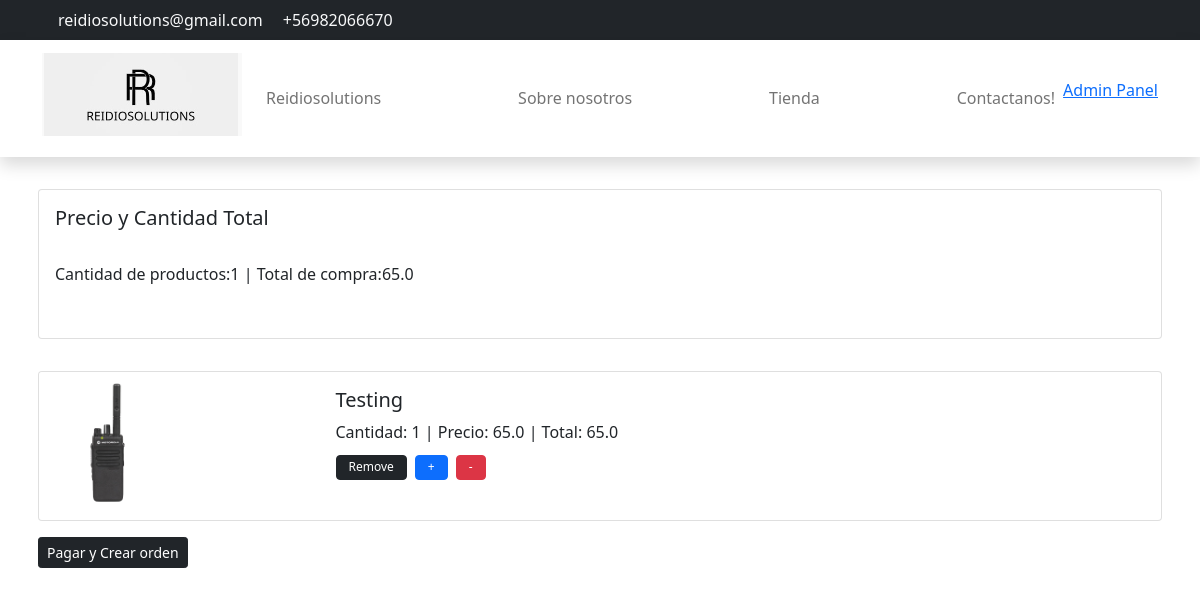
/cart/carrito/ (signed in), run on an earlier commit of the app's database.
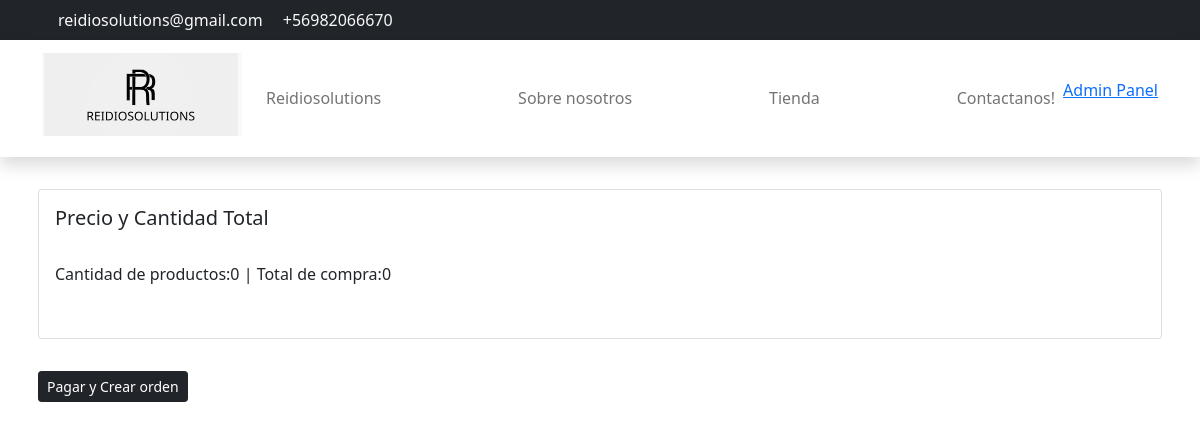
And on a later commit of the database.
### cart/models.py (models this page shows, shortened)
class CartItems(models.Model):
    CartItemsID = models.AutoField(primary_key=True, verbose_name='XID')
    Cart = models.ForeignKey(
        Carrito,
        to_field='CartID',
        related_name='Carrito',
        on_delete=models.CASCADE
    )
    Item = models.ForeignKey(
        Producto,
        to_field='ProductID',
        related_name='Items',
        on_delete= models.CASCADE,
    )
    Cantidad = models.PositiveIntegerField(validators=[MinValueValidator(1)], default=1)
    fechaAgregado = models.DateTimeField(auto_now_add=True)
    @property
    def Total(self):
        total = self.Item.Precio * self.Cantidad
        return total

### Core/models.py (models this page shows, shortened)
class Producto(models.Model):
    TipoProd= [
        ("RADIO MOVIL","Movil"),
        ("RADIO PORTATIL","Portatil"),
        ("RADIO APX","APX")
    ]
    CodigosProd= [
        ("PR7","R7"),
        ("PR2","R2"),
        ("PR5","DEP550"),
        ('PR3', 'EP350'),
        ('M8e', '8500e'),
        ('M5e', '5000e'),
        ('M8', 'DGM8000'),
        ('M5', 'DEM500'),
        ('APX0', 'APX'),
        ('APX2', 'APX'),
        ('APX1', 'APX'),
    ]
    ProductID = models.AutoField(primary_key=True, verbose_name='ProductID')
    Creado_por = models.ForeignKey(
        settings.AUTH_USER_MODEL,
        on_delete=models.CASCADE,
    )
    Nombre = models.CharField(verbose_name="Nombre del producto", max_length=60)
    Cantidad = models.SmallIntegerField(verbose_name="Cantidad de producto", validators=[MinValueValidator(1)])
    Codigos= models.ForeignKey(
        CodigosProductos,
        to_field='ProductoCodigo',
        related_name='ProductCodigo',
        on_delete=models.CASCADE,
    )
    Tipo = models.ForeignKey(
        TipoProductos,
        to_field='TipoProducto',
        related_name='ProductTipo',
        on_delete=models.CASCADE,
    )
    Marca = models.CharField(verbose_name="Marca del producto", max_length=60)
    Imagen = models.ImageField(null=True, blank=True, upload_to="imagenes/")
    pdf_file = models.FileField(
        upload_to='productos/excel/', null=True, blank=True,
        verbose_name="Archivo Excel"
    )
    Precio = models.FloatField(verbose_name='Precio', null=False)
    Creado_el = models.DateTimeField(verbose_name='Fecha de creacion', auto_now_add=True)
    Modificado_el = models.DateTimeField(verbose_name='Fecha de Modificacion', auto_now_add=True)

### cart/views.py (the view)
# urls.py: path('carrito/', views.carrito, name='carrito'),
def carrito(request):
    if request.user.is_authenticated:
        cliente = request.user
        carrito, creado = Carrito.objects.get_or_create(UserCart=cliente, Completado=False)
        items = carrito.Carrito.all()
        total = carrito.PrecioTotal()
        cantidad = carrito.CantidadTotal()
    else:
        items = []
        total = 0
        cantidad = 0
    context = {'items':items, 'total':total, 'cantidad':cantidad}
    return render(request, 'carrito.html', context)

### cart/models.py (called while the page is built)
    def PrecioTotal(self):
        cart_Items = self.Carrito.all()
        TotalPrice = sum(item.Total for item in cart_Items)
        return TotalPrice

    def CantidadTotal(self):
        cart_Items = self.Carrito.all()
        TotalPrice = sum(item.Cantidad for item in cart_Items)
        return TotalPrice

### cart/templates/carrito.html (shortened to what the changed rows need)
{% load static %}
<!DOCTYPE html>
<html lang="en">
<head>
    <link href="https://cdn.jsdelivr.net/npm/bootstrap@5.0.2/dist/css/bootstrap.min.css" rel="stylesheet"
>
    <link rel="stylesheet" href="{% static 'css/carrito.css' %}">
</head>
<body>
    <div class=" container mt-4 p-2">
        <div class="card">
            <div class="card-body">
                <h5>Precio y Cantidad Total</h5>
                <br>
                Cantidad de productos:{{cantidad}}&nbsp;|&nbsp;Total de compra:{{total}}
            </div>
        </div>
    </div>
    <div class="container mt-3 p-2">
        {% for A in items%}
        <div class="card mb-3">
            <div class="row g-0">
                <div class="col-md-3">
                    {% if A.Item.Imagen %}
                    <img src="{{ A.Item.Imagen.url }}" class="img-fluid rounded-start" alt="..."
                        style="max-width: 150px; max-height: 140px;">
                    {%else%}
                    <img src="" alt="...">
                    {%endif%}
                </div>
                <div class="col-md-8">
                    <div class="card-body">
                        <h5 class="card-title">{{A.Item.Nombre}}</h5>
                        <p class="CyP">Cantidad: {{A.Cantidad}}&nbsp;|&nbsp;Precio: {{A.Item.Precio}}&nbsp;|&nbsp;Total:
                            {{A.Total}}</p>
                        <div class="d-flex gap-2">
                            <form action="{% url 'quit-carrito'  A.Item.ProductID%}" method="post">{% csrf_token%}<button class="remove-from-cart-btn btn btn-dark X" type="submit">Remove</button></form>
                            <form action="{% url 'AddCartItem'  A.Item.ProductID%}" method="post">{% csrf_token%}<button class="remove-from-cart-btn btn btn-primary X" type="submit">+</button></form>
                            <form action="{% url 'RestCartItem'  A.Item.ProductID%}" method="post">{% csrf_token%}<button class="remove-from-cart-btn btn btn-danger X" type="submit">-</button></form>
                        </div>
                    </div>
                </div>
            </div>
        </div>
        {%endfor%}
    </div>
</body>
</html>

What changed in the data, as far as the page shows it:
no longer on this page (row edited): CartItems: Item.Imagen (picture), Item.Nombre "Testing", Cantidad "1", Item.Precio "65.0", Total "65.0"
Also different on the page:
{{ cantidad }}: "1" → "0"
{{ total }}: "65.0" → "0"
